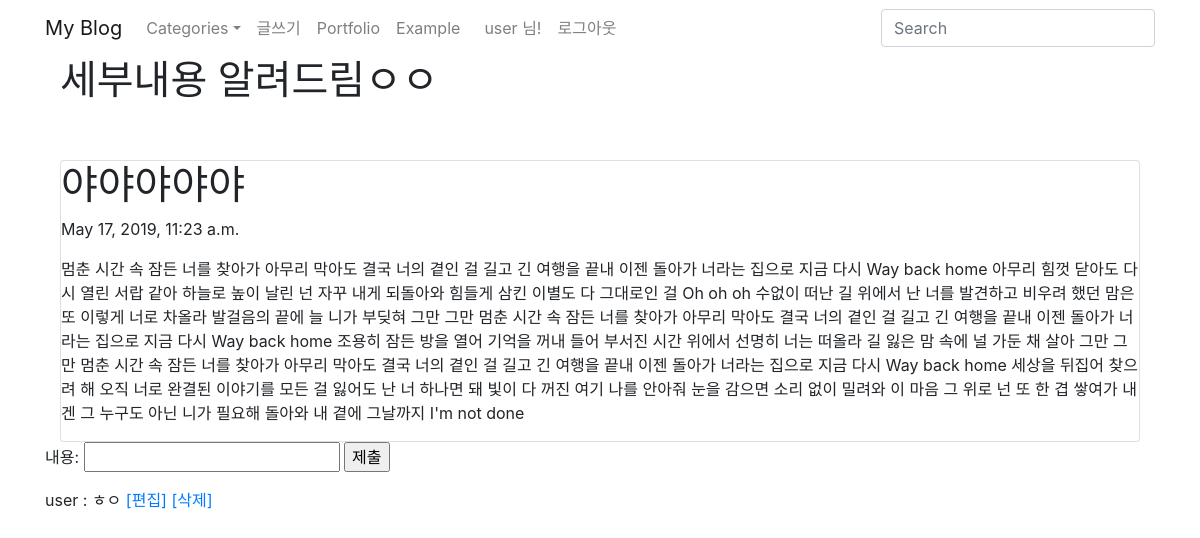
/blog/3 (signed in), run on the app's committed database.
### blog/models.py (models this page shows, shortened)
class Blog(models.Model):
    title=models.CharField(max_length=200)      #짧은글
    pub_date=models.DateTimeField('date published')     #날짜
    body=models.TextField()     #긴글

class Comment(models.Model):
    post=models.ForeignKey(Blog, on_delete=models.CASCADE, related_name="comments")      #comments: 게시글이 가진 모든 댓글 가져옴, cascade: 글삭제시 댓글 모두 삭제
    user=models.ForeignKey(User, on_delete=models.CASCADE)
    body=models.CharField(max_length=500)       #댓글 내용

### blog/views.py (the view)
# urls.py: path('<int:blog_id>', views.detail, name="detail"),       #각 게시물에 id가 들어갈 공간 만듬
def detail(request, blog_id):
    details=get_object_or_404(Blog, pk=blog_id)
    return render(request, 'detail.html', {'detail': details})

### blogproject/templates/detail.html (shortened to what this page needs)
{%extends 'base.html'%}
{%block first%}
    <div class="container">
        <h1>세부내용 알려드림ㅇㅇ</h1>
        <br><br>
        <div class="card">
            <h1>{{detail.title}}</h1>
            <p>{{detail.pub_date}}</p>
            <p>{{detail.body}}</p>
        </div>
    </div>
<form action="{% url 'comment_add' detail.id %}" method="POST">
    내용: <input type="text" name="body">
    <input type="submit" value="제출">
</form>
{% for comment in detail.comments.all %}
    {{comment.user.username}} : {{comment.body}}
    {%if comment.user == request.user%}
    <a href="{% url 'comment_edit' comment.id%}">[편집]</a>
    <a href="javascript:{document.getElementById('delete').submit()}">[삭제]</a>
    {%endif%}
    <br>
{% endfor %}
{%endblock%}

### blogproject/templates/base.html (shortened to what this page needs)
<html>
<head>
    <link rel="stylesheet" href="https://stackpath.bootstrapcdn.com/bootstrap/4.3.1/css/bootstrap.min.css">
</head>
<body>
  <nav class="navbar navbar-expand-lg navbar-light">
    <div class="container">
      <a href="{% url 'home' %}" class="navbar-brand" href="{% url 'home' %}">My Blog</a>
      <div class="collapse navbar-collapse" id="globalNavbar">
        <form class="form-inline form-navbar my-2 my-lg-0 order-2" action="#">
          <input class="form-control" name="s" type="text" placeholder="Search"/>
        </form>
        <ul class="navbar-nav mr-auto order-1">
          <li class="nav-item dropdown"><a class="nav-link dropdown-toggle" id="navbarDropdownMenuLink" href="#" data-toggle="dropdown" aria-haspopup="true" aria-expanded="false">Categories</a>
          </li>
          <li class="nav-item"><a class="nav-link" href="{% url 'new' %}">글쓰기</a></li>
          <li class="nav-item"><a class="nav-link" href="{% url 'portfolio' %}">Portfolio</a></li>
          <li class="nav-item"><a class="nav-link" href="#">Example</a></li>
        <ul class="navbar-nav d-none d-lg-flex ml-2 order-3">
          {% if user.is_authenticated %}
          <li class="nav-item"><a class="nav-link" href="#">{{user.username}} 님!</a></li>
          <li class="nav-item"><a class="nav-link" href="javascript:{document.getElementById('logout').submit()}">로그아웃</a></li>
          {% else %}
          <li class="nav-item"><a class="nav-link" href="{%url 'login'%}">Sign in</a></li>
          <li class="nav-item"><a class="nav-link" href="{%url 'signup'%}">Sign up</a></li>
          {% endif %}
        </ul>
      </div>
    </div>
    </nav>
    <div class="container">
      {% block first%}
      {% endblock %}
    </div>
    </body>
</html>

### data on the page
Blog: title "야야야야야", pub_date "May 17, 2019, 11:23 a.m.", body "멈춘 시간 속 잠든 너를 찾아가 아무리 막아도 결국 너의 곁인 걸 길고 긴 여행을 끝내 이젠 돌아가 너라는 집으로 지금 다시 Way back home 아무리 힘껏 닫아도 다시 열린 서랍 같아 하늘로 높이 날린 넌 자꾸 내게 되돌아와 힘들게 삼킨 이별도 다 그대로인 걸 Oh oh oh 수없이 떠난 길 위에서 난 너를 발견하고 비우려 했던 맘은 또 이렇게 너로 차올라 발걸음의 끝에 늘 니가 부딪혀 그만 그만 멈춘 시간 속 잠든 너를 찾아가 아무리 막아도 결국 너의 곁인 걸 길고 긴 여행을 끝내 이젠 돌아가 너라는 집으로 지금 다시 Way back home 조용히 잠든 방을 열어 기억을 꺼내 들어 부서진 시간 위에서 선명히 너는 떠올라 길 잃은 맘 속에 널 가둔 채 살아 그만 그만 멈춘 시간 속 잠든 너를 찾아가 아무리 막아도 결국 너의 곁인 걸 길고 긴 여행을 끝내 이젠 돌아가 너라는 집으로 지금 다시 Way back home 세상을 뒤집어 찾으려 해 오직 너로 완결된 이야기를 모든 걸 잃어도 난 너 하나면 돼 빛이 다 꺼진 여기 나를 안아줘 눈을 감으면 소리 없이 밀려와 이 마음 그 위로 넌 또 한 겹 쌓여가 내겐 그 누구도 아닌 니가 필요해 돌아와 내 곁에 그날까지 I'm not done"
Comment: user.username "user", body "ㅎㅇ", shows "[편집]"

### other printed values
{{ user.username }} "user"
